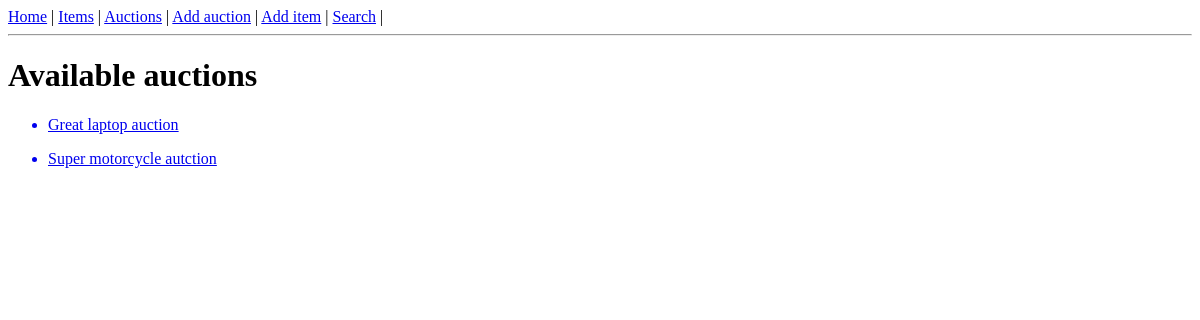
Before: /auctions/ with the older database file.
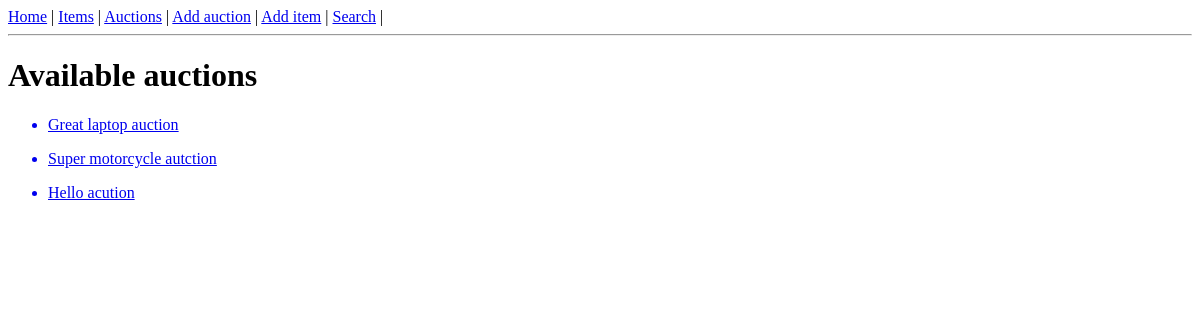
After: the same page with the newer database file.
### auctions/models.py (models this page shows, shortened)
class Auction(models.Model):
    name = models.CharField(max_length=255)
    item = models.ForeignKey(Item, on_delete=models.CASCADE)
    min_price = models.DecimalField(max_digits=10, decimal_places=2)
    buy_now_price = models.DecimalField(max_digits=10, decimal_places=2, null=True, blank=True)
    end_date = models.DateTimeField()
    seller = models.ForeignKey(User, on_delete=models.CASCADE, related_name='seller')
    buyer = models.ForeignKey(User, on_delete=models.CASCADE, blank=True, related_name='buyer', null=True)

### auctions/views.py (the view)
# urls.py: path('auctions/', auctions.AuctionsList.as_view()),
class AuctionsList(ListView):
    model = Auction

### auctions/templates/auctions/auction_list.html (shortened to what this page needs)
{% extends 'auctions/base_template.html' %}
{% block content %}
<h1>Available auctions</h1>
{% for auction in auction_list %}
<ul>
<a href="/auction/{{ auction.id }}"><li>{{ auction.name }}</li></a>
</ul>
{% endfor %}
{% endblock %}

Changed rows visible on the page:
added Auction: name "Hello acution"
